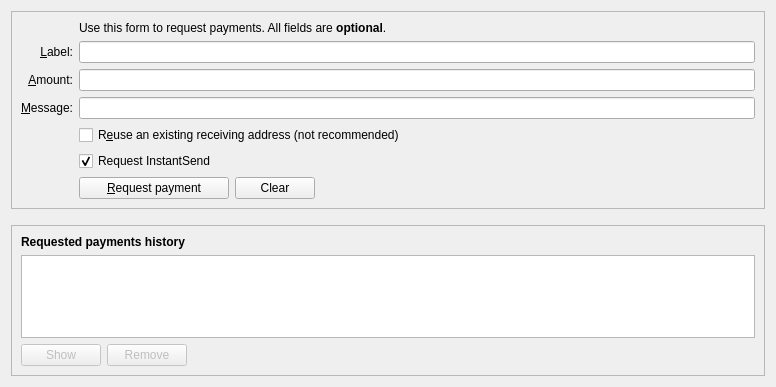
<?xml version="1.0" encoding="UTF-8"?>
<ui version="4.0">
 <class>ReceiveCoinsDialog</class>
 <widget class="QWidget" name="ReceiveCoinsDialog">
  <property name="geometry">
   <rect>
    <x>0</x>
    <y>0</y>
    <width>776</width>
    <height>387</height>
   </rect>
  </property>
  <layout class="QVBoxLayout" name="verticalLayout" stretch="0,0,1">
   <item>
    <widget class="QFrame" name="frame2">
     <property name="sizePolicy">
      <sizepolicy hsizetype="Preferred" vsizetype="Expanding">
       <horstretch>0</horstretch>
       <verstretch>0</verstretch>
      </sizepolicy>
     </property>
     <property name="frameShape">
      <enum>QFrame::StyledPanel</enum>
     </property>
     <property name="frameShadow">
      <enum>QFrame::Sunken</enum>
     </property>
     <layout class="QVBoxLayout" name="verticalLayout_3">
      <item>
       <layout class="QGridLayout" name="gridLayout">
        <item row="7" column="2">
         <widget class="QCheckBox" name="reuseAddress">
          <property name="toolTip">
           <string>Reuse one of the previously used receiving addresses.&lt;br&gt;Reusing addresses has security and privacy issues.&lt;br&gt;Do not use this unless re-generating a payment request made before.</string>
          </property>
          <property name="text">
           <string>R&amp;euse an existing receiving address (not recommended)</string>
          </property>
         </widget>
        </item>
        <item row="7" column="0">
         <widget class="QLabel" name="label_4">
          <property name="text">
           <string/>
          </property>
         </widget>
        </item>
        <item row="6" column="0">
         <widget class="QLabel" name="label_3">
          <property name="toolTip">
           <string>An optional message to attach to the payment request, which will be displayed when the request is opened. Note: The message will not be sent with the payment over the Dash network.</string>
          </property>
          <property name="text">
           <string>&amp;Message:</string>
          </property>
          <property name="alignment">
           <set>Qt::AlignRight|Qt::AlignTrailing|Qt::AlignVCenter</set>
          </property>
          <property name="buddy">
           <cstring>reqMessage</cstring>
          </property>
         </widget>
        </item>
        <item row="4" column="2">
         <widget class="QLineEdit" name="reqLabel">
          <property name="toolTip">
           <string>An optional label to associate with the new receiving address.</string>
          </property>
         </widget>
        </item>
        <item row="6" column="2">
         <widget class="QLineEdit" name="reqMessage">
          <property name="toolTip">
           <string>An optional message to attach to the payment request, which will be displayed when the request is opened.&lt;br&gt;Note: The message will not be sent with the payment over the Dash network.</string>
          </property>
         </widget>
        </item>
        <item row="2" column="2">
         <widget class="QLabel" name="label_5">
          <property name="text">
           <string>Use this form to request payments. All fields are &lt;b&gt;optional&lt;/b&gt;.</string>
          </property>
         </widget>
        </item>
        <item row="4" column="0">
         <widget class="QLabel" name="label_2">
          <property name="toolTip">
           <string>An optional label to associate with the new receiving address.</string>
          </property>
          <property name="text">
           <string>&amp;Label:</string>
          </property>
          <property name="alignment">
           <set>Qt::AlignRight|Qt::AlignTrailing|Qt::AlignVCenter</set>
          </property>
          <property name="buddy">
           <cstring>reqLabel</cstring>
          </property>
         </widget>
        </item>
        <item row="5" column="0">
         <widget class="QLabel" name="label">
          <property name="toolTip">
           <string>An optional amount to request. Leave this empty or zero to not request a specific amount.</string>
          </property>
          <property name="text">
           <string>&amp;Amount:</string>
          </property>
          <property name="alignment">
           <set>Qt::AlignRight|Qt::AlignTrailing|Qt::AlignVCenter</set>
          </property>
          <property name="buddy">
           <cstring>reqAmount</cstring>
          </property>
         </widget>
        </item>
        <item row="5" column="2">
         <widget class="BitcoinAmountField" name="reqAmount">
          <property name="minimumSize">
           <size>
            <width>80</width>
            <height>0</height>
           </size>
          </property>
          <property name="toolTip">
           <string>An optional amount to request. Leave this empty or zero to not request a specific amount.</string>
          </property>
         </widget>
        </item>
        <item row="9" column="2">
         <layout class="QHBoxLayout" name="horizontalLayout">
          <item>
           <widget class="QPushButton" name="receiveButton">
            <property name="minimumSize">
             <size>
              <width>150</width>
              <height>0</height>
             </size>
            </property>
            <property name="text">
             <string>&amp;Request payment</string>
            </property>
           </widget>
          </item>
          <item>
           <widget class="QPushButton" name="clearButton">
            <property name="sizePolicy">
             <sizepolicy hsizetype="Minimum" vsizetype="Fixed">
              <horstretch>0</horstretch>
              <verstretch>0</verstretch>
             </sizepolicy>
            </property>
            <property name="toolTip">
             <string>Clear all fields of the form.</string>
            </property>
            <property name="text">
             <string>Clear</string>
            </property>
            <property name="autoDefault">
             <bool>false</bool>
            </property>
           </widget>
          </item>
          <item>
           <spacer name="horizontalSpacer">
            <property name="orientation">
             <enum>Qt::Horizontal</enum>
            </property>
            <property name="sizeHint" stdset="0">
             <size>
              <width>40</width>
              <height>20</height>
             </size>
            </property>
           </spacer>
          </item>
         </layout>
        </item>
        <item row="9" column="0">
         <widget class="QLabel" name="label_7">
          <property name="text">
           <string/>
          </property>
         </widget>
        </item>
        <item row="8" column="2">
         <widget class="QCheckBox" name="checkUseInstantSend">
          <property name="text">
           <string>Request InstantSend</string>
          </property>
          <property name="checked">
           <bool>true</bool>
          </property>
         </widget>
        </item>
       </layout>
      </item>
     </layout>
    </widget>
   </item>
   <item>
    <spacer name="verticalSpacer_2">
     <property name="orientation">
      <enum>Qt::Vertical</enum>
     </property>
     <property name="sizeHint" stdset="0">
      <size>
       <width>20</width>
       <height>10</height>
      </size>
     </property>
    </spacer>
   </item>
   <item>
    <widget class="QFrame" name="frame">
     <property name="sizePolicy">
      <sizepolicy hsizetype="Preferred" vsizetype="Expanding">
       <horstretch>0</horstretch>
       <verstretch>0</verstretch>
      </sizepolicy>
     </property>
     <property name="frameShape">
      <enum>QFrame::StyledPanel</enum>
     </property>
     <property name="frameShadow">
      <enum>QFrame::Raised</enum>
     </property>
     <layout class="QVBoxLayout" name="verticalLayout_2">
      <item>
       <widget class="QLabel" name="label_6">
        <property name="font">
         <font>
          <weight>75</weight>
          <bold>true</bold>
         </font>
        </property>
        <property name="text">
         <string>Requested payments history</string>
        </property>
       </widget>
      </item>
      <item>
       <widget class="QTableView" name="recentRequestsView">
        <property name="contextMenuPolicy">
         <enum>Qt::CustomContextMenu</enum>
        </property>
        <property name="tabKeyNavigation">
         <bool>false</bool>
        </property>
        <property name="sortingEnabled">
         <bool>true</bool>
        </property>
       </widget>
      </item>
      <item>
       <layout class="QHBoxLayout" name="horizontalLayout_2">
        <item>
         <widget class="QPushButton" name="showRequestButton">
          <property name="enabled">
           <bool>false</bool>
          </property>
          <property name="toolTip">
           <string>Show the selected request (does the same as double clicking an entry)</string>
          </property>
          <property name="text">
           <string>Show</string>
          </property>
          <property name="autoDefault">
           <bool>false</bool>
          </property>
         </widget>
        </item>
        <item>
         <widget class="QPushButton" name="removeRequestButton">
          <property name="enabled">
           <bool>false</bool>
          </property>
          <property name="toolTip">
           <string>Remove the selected entries from the list</string>
          </property>
          <property name="text">
           <string>Remove</string>
          </property>
          <property name="autoDefault">
           <bool>false</bool>
          </property>
         </widget>
        </item>
        <item>
         <spacer name="horizontalSpacer_2">
          <property name="orientation">
           <enum>Qt::Horizontal</enum>
          </property>
          <property name="sizeHint" stdset="0">
           <size>
            <width>40</width>
            <height>20</height>
           </size>
          </property>
         </spacer>
        </item>
       </layout>
      </item>
     </layout>
    </widget>
   </item>
  </layout>
 </widget>
 <customwidgets>
  <customwidget>
   <class>BitcoinAmountField</class>
   <extends>QLineEdit</extends>
   <header>bitcoinamountfield.h</header>
   <container>1</container>
  </customwidget>
 </customwidgets>
 <tabstops>
  <tabstop>reqLabel</tabstop>
  <tabstop>reqAmount</tabstop>
  <tabstop>reqMessage</tabstop>
  <tabstop>reuseAddress</tabstop>
  <tabstop>receiveButton</tabstop>
  <tabstop>clearButton</tabstop>
  <tabstop>recentRequestsView</tabstop>
  <tabstop>showRequestButton</tabstop>
  <tabstop>removeRequestButton</tabstop>
 </tabstops>
 <resources>
  <include location="../groot.qrc"/>
 </resources>
 <connections/>
</ui>
